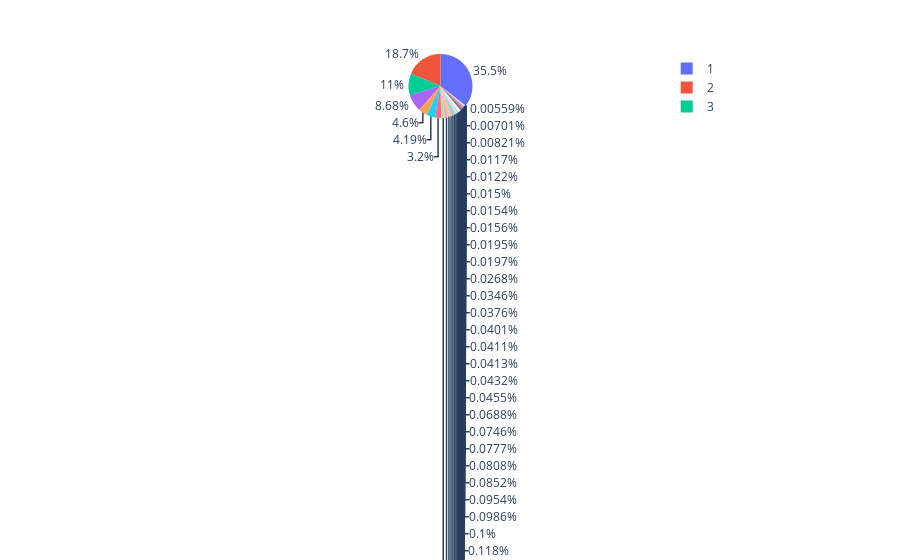

Notebook cell for this chart:
### Code cell
fig3 = px.pie(df, values='average_order', names='orders')
fig3.show()

### Figure 1 — Plotly figure (JSON) as saved in the notebook; plotly's stock layout.template omitted (floating-point values rounded to 4 significant figures; data arrays with more than 128 entries replaced by an {"elided": "..."} marker saying what was removed)
{"data": [{"domain": {"x": [0, 1], "y": [0, 1]}, "hovertemplate": "orders=%{label}<br>average_order=%{value}<extra></extra>", "labels": {"elided": "4338 int values"}, "legendgroup": "", "name": "", "showlegend": true, "type": "pie", "values": {"elided": "4338 float values"}}], "layout": {"legend": {"tracegroupgap": 0}, "margin": {"t": 60}}}
